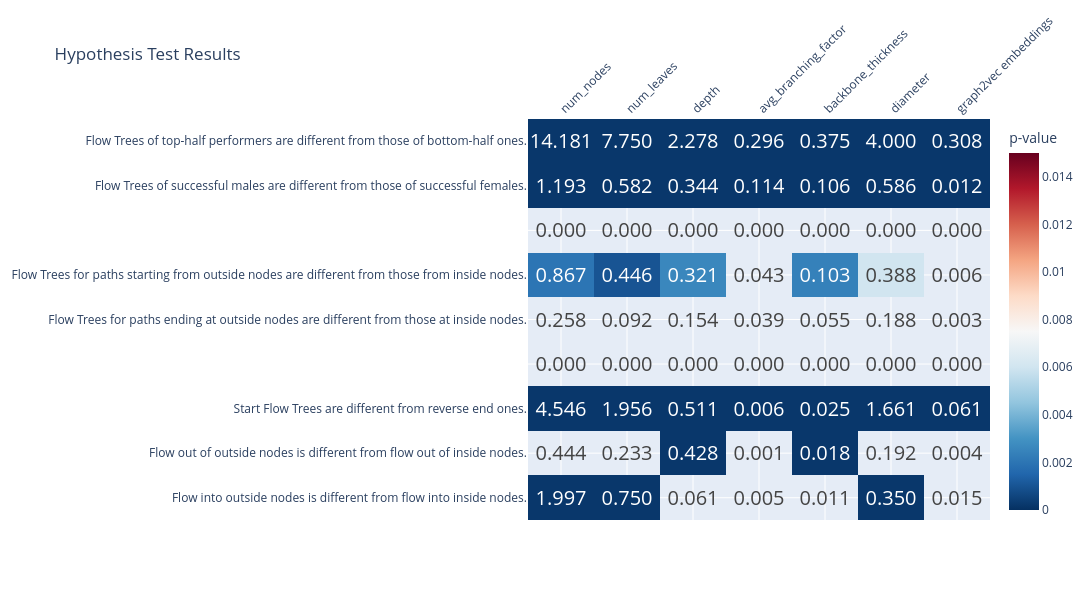

Notebook source saved alongside this figure:
### Code cell
# Create a matrix of test results
hypotheses = []  # Rows
metrics = all_results_df['metric'].unique()

# Create results matrix
results_matrix = np.zeros((len(all_results_df.groupby(["hypothesis"]))+2, len(metrics)))
p_values_matrix = np.full((len(all_results_df.groupby(["hypothesis"]))+2, len(metrics)), np.nan) # Initialize with NaN

# Fill matrices from results_df
# Define desired hypothesis order
desired_order = [
    'Flow Trees of top-half performers are different from those of bottom-half ones.',
       'Flow Trees of successful males are different from those of successful females.',
       ' ',
       'Flow Trees for paths starting from outside nodes are different from those from inside nodes.',
       'Flow Trees for paths ending at outside nodes are different from those at inside nodes.',
       '  ',
       'Start Flow Trees are different from reverse end ones.',
       'Flow out of outside nodes is different from flow out of inside nodes.',
       'Flow into outside nodes is different from flow into inside nodes.'      
]


# Process results in desired order
for i, hyp in enumerate(desired_order):
    group = all_results_df[all_results_df['hypothesis'] == hyp]
    # print(hyp, group)
    hypotheses.append(hyp)
    for j, metric in enumerate(metrics):
        print(group)
        row = group[(group['test_type'] == 'permutation') &
                        (group['metric'] == metric)]
        # print(row)
        
        if not row.empty:
            results_matrix[i, j] = row['statistic'].iloc[0]

            pvalue = row['p_value'].iloc[0]
            # print(pvalue)
            # Only store p-value if it's significant (< 0.05)
            if pvalue < (0.05/7):
                p_values_matrix[i, j] = pvalue

print(p_values_matrix)
print(p_values_matrix[::-1])

# Create the heatmap
fig = go.Figure()

# Add p-values heatmap
fig.add_trace(go.Heatmap(
    z=p_values_matrix[::-1], # Reverse the order of rows to match matrix print
    x=metrics,
    y=list(reversed(hypotheses)),
    text=[[f'{val:.3f}' for val in row] for row in results_matrix[::-1]], # Reverse text order
    texttemplate='%{text}',
    textfont={"size": 20},
    colorscale='RdBu_r',
    colorbar=dict(title='p-value'),
    zmin=0,
    zmax=0.015,
    showscale=True # Ensure colorbar is shown
))

# Update layout
fig.update_layout(
    title='Hypothesis Test Results',
    width=1200,  # Reduced from 1200
    height=600,
    xaxis=dict(
        side='top',
        tickangle=-45,
        constrain='domain',  # Constrain x-axis
    ),
    yaxis=dict(
        tickangle=0,
        ticktext=list(reversed(hypotheses)),
        tickvals=list(range(len(hypotheses))),
        tickmode='array',
        tickfont=dict(size=12),
        showgrid=True # Add grid lines to help see alignment
    )
)

# Add hover text with additional statistics
hover_text = []
i = 0
for i, hyp in enumerate(desired_order):
    group = all_results_df[all_results_df['hypothesis'] == hyp]
    hover_row = []
    for j, metric in enumerate(metrics):
        row = group[(group['test_type'] == 'permutation') &
                        (group['metric'] == metric)]
        if not row.empty:
            hover_row.append(
                f"p-value: {p_values_matrix[i,j]:.3f}<br>" +
                f"Test statistic: {row['statistic'].iloc[0]:.4f}<br>" +
                f"Group 1 mean: {row['group1_mean'].iloc[0]:.3f}<br>" +
                f"Group 1 variance: {row['group1_var'].iloc[0]:.3f}<br>" +
                f"Group 2 mean: {row['group2_mean'].iloc[0]:.3f}<br>" +
                f"Group 2 variance: {row['group2_var'].iloc[0]:.3f}<br>" + 
                f"Group 1 n: {row['group1_n'].iloc[0]}<br>" + 
                f"Group 2 n: {row['group2_n'].iloc[0]}"
            )
        else:
            hover_row.append("No data")
    hover_text.insert(0, hover_row)
    i += 1

print(hover_text)

fig.data[0].hovertext = hover_text
fig.data[0].hoverinfo = 'text'

fig.show()


# ADD INNER V OUTER
# FLOWING IN V FLOWING OUT

### Figure 1 — Plotly figure (JSON) as saved in the notebook; plotly's stock layout.template omitted (floating-point values rounded to 4 significant figures)
{"data": [{"colorbar": {"title": {"text": "p-value"}}, "colorscale": [[0, "rgb(5,48,97)"], [0.1, "rgb(33,102,172)"], [0.2, "rgb(67,147,195)"], [0.3, "rgb(146,197,222)"], [0.4, "rgb(209,229,240)"], [0.5, "rgb(247,247,247)"], [0.6, "rgb(253,219,199)"], [0.7, "rgb(244,165,130)"], [0.8, "rgb(214,96,77)"], [0.9, "rgb(178,24,43)"], [1, "rgb(103,0,31)"]], "hoverinfo": "text", "hovertext": [["p-value: 0.000<br>Test statistic: 1.9972<br>Group 1 mean: 20.269<br>Group 1 variance: 9.575<br>Group 2 mean: 22.267<br>Group 2 variance: 11.784<br>Group 1 n: 360<br>Group 2 n: 180", "p-value: 0.000<br>Test statistic: 0.7500<br>Group 1 mean: 11.972<br>Group 1 variance: 3.033<br>Group 2 mean: 12.722<br>Group 2 variance: 3.423<br>Group 1 n: 360<br>Group 2 n: 180", "p-value: nan<br>Test statistic: 0.0611<br>Group 1 mean: 4.722<br>Group 1 variance: 0.695<br>Group 2 mean: 4.661<br>Group 2 variance: 0.413<br>Group 1 n: 360<br>Group 2 n: 180", "p-value: nan<br>Test statistic: 0.0046<br>Group 1 mean: 1.914<br>Group 1 variance: 0.001<br>Group 2 mean: 1.910<br>Group 2 variance: 0.000<br>Group 1 n: 360<br>Group 2 n: 180", "p-value: nan<br>Test statistic: 0.0112<br>Group 1 mean: 0.228<br>Group 1 variance: 0.002<br>Group 2 mean: 0.240<br>Group 2 variance: 0.002<br>Group 1 n: 360<br>Group 2 n: 180", "p-value: 0.000<br>Test statistic: 0.3500<br>Group 1 mean: 7.039<br>Group 1 variance: 0.976<br>Group 2 mean: 7.389<br>Group 2 variance: 0.760<br>Group 1 n: 360<br>Group 2 n: 180", "p-value: nan<br>Test statistic: 0.0145<br>Group 1 mean: 0.009<br>Group 1 variance: 0.008<br>Group 2 mean: 0.009<br>Group 2 variance: 0.008<br>Group 1 n: 360<br>Group 2 n: 180"], ["p-value: nan<br>Test statistic: 0.4444<br>Group 1 mean: 25.333<br>Group 1 variance: 18.083<br>Group 2 mean: 25.778<br>Group 2 variance: 31.617<br>Group 1 n: 360<br>Group 2 n: 180", "p-value: nan<br>Test statistic: 0.2333<br>Group 1 mean: 14.100<br>Group 1 variance: 6.173<br>Group 2 mean: 14.333<br>Group 2 variance: 9.822<br>Group 1 n: 360<br>Group 2 n: 180", "p-value: 0.000<br>Test statistic: 0.4278<br>Group 1 mean: 5.356<br>Group 1 variance: 0.635<br>Group 2 mean: 4.928<br>Group 2 variance: 0.534<br>Group 1 n: 360<br>Group 2 n: 180", "p-value: nan<br>Test statistic: 0.0013<br>Group 1 mean: 1.919<br>Group 1 variance: 0.000<br>Group 2 mean: 1.918<br>Group 2 variance: 0.000<br>Group 1 n: 360<br>Group 2 n: 180", "p-value: 0.000<br>Test statistic: 0.0183<br>Group 1 mean: 0.200<br>Group 1 variance: 0.001<br>Group 2 mean: 0.219<br>Group 2 variance: 0.002<br>Group 1 n: 360<br>Group 2 n: 180", "p-value: nan<br>Test statistic: 0.1917<br>Group 1 mean: 8.753<br>Group 1 variance: 1.292<br>Group 2 mean: 8.944<br>Group 2 variance: 1.308<br>Group 1 n: 360<br>Group 2 n: 180", "p-value: nan<br>Test statistic: 0.0044<br>Group 1 mean: 0.008<br>Group 1 variance: 0.008<br>Group 2 mean: 0.008<br>Group 2 variance: 0.008<br>Group 1 n: 360<br>Group 2 n: 180"], ["p-value: 0.000<br>Test statistic: 4.5463<br>Group 1 mean: 25.481<br>Group 1 variance: 22.639<br>Group 2 mean: 20.935<br>Group 2 variance: 11.198<br>Group 1 n: 540<br>Group 2 n: 540", "p-value: 0.000<br>Test statistic: 1.9556<br>Group 1 mean: 14.178<br>Group 1 variance: 7.402<br>Group 2 mean: 12.222<br>Group 2 variance: 3.288<br>Group 1 n: 540<br>Group 2 n: 540", "p-value: 0.000<br>Test statistic: 0.5111<br>Group 1 mean: 5.213<br>Group 1 variance: 0.642<br>Group 2 mean: 4.702<br>Group 2 variance: 0.602<br>Group 1 n: 540<br>Group 2 n: 540", "p-value: 0.000<br>Test statistic: 0.0061<br>Group 1 mean: 1.919<br>Group 1 variance: 0.000<br>Group 2 mean: 1.913<br>Group 2 variance: 0.001<br>Group 1 n: 540<br>Group 2 n: 540", "p-value: 0.000<br>Test statistic: 0.0255<br>Group 1 mean: 0.207<br>Group 1 variance: 0.002<br>Group 2 mean: 0.232<br>Group 2 variance: 0.002<br>Group 1 n: 540<br>Group 2 n: 540", "p-value: 0.000<br>Test statistic: 1.6611<br>Group 1 mean: 8.817<br>Group 1 variance: 1.305<br>Group 2 mean: 7.156<br>Group 2 variance: 0.931<br>Group 1 n: 540<br>Group 2 n: 540", "p-value: 0.000<br>Test statistic: 0.0609<br>Group 1 mean: -0.005<br>Group 1 variance: 0.007<br>Group 2 mean: -0.005<br>Group 2 variance: 0.008<br>Group 1 n: 540<br>Group 2 n: 540"], ["No data", "No data", "No data", "No data", "No data", "No data", "No data"], ["p-value: nan<br>Test statistic: 0.2583<br>Group 1 mean: 5.108<br>Group 1 variance: 5.847<br>Group 2 mean: 5.367<br>Group 2 variance: 5.149<br>Group 1 n: 240<br>Group 2 n: 120", "p-value: nan<br>Test statistic: 0.0917<br>Group 1 mean: 3.117<br>Group 1 variance: 1.361<br>Group 2 mean: 3.208<br>Group 2 variance: 1.215<br>Group 1 n: 240<br>Group 2 n: 120", "p-value: nan<br>Test statistic: 0.1542<br>Group 1 mean: 1.854<br>Group 1 variance: 0.741<br>Group 2 mean: 2.008<br>Group 2 variance: 0.725<br>Group 1 n: 240<br>Group 2 n: 120", "p-value: nan<br>Test statistic: 0.0387<br>Group 1 mean: 1.511<br>Group 1 variance: 0.054<br>Group 2 mean: 1.549<br>Group 2 variance: 0.042<br>Group 1 n: 240<br>Group 2 n: 120", "p-value: nan<br>Test statistic: 0.0553<br>Group 1 mean: 0.707<br>Group 1 variance: 0.082<br>Group 2 mean: 0.651<br>Group 2 variance: 0.078<br>Group 1 n: 240<br>Group 2 n: 120", "p-value: nan<br>Test statistic: 0.1875<br>Group 1 mean: 2.938<br>Group 1 variance: 1.417<br>Group 2 mean: 3.125<br>Group 2 variance: 1.259<br>Group 1 n: 240<br>Group 2 n: 120", "p-value: nan<br>Test statistic: 0.0035<br>Group 1 mean: 0.000<br>Group 1 variance: 0.000<br>Group 2 mean: 0.000<br>Group 2 variance: 0.000<br>Group 1 n: 240<br>Group 2 n: 120"], ["p-value: 0.002<br>Test statistic: 0.8667<br>Group 1 mean: 5.483<br>Group 1 variance: 6.441<br>Group 2 mean: 4.617<br>Group 2 variance: 3.503<br>Group 1 n: 240<br>Group 2 n: 120", "p-value: 0.001<br>Test statistic: 0.4458<br>Group 1 mean: 3.296<br>Group 1 variance: 1.492<br>Group 2 mean: 2.850<br>Group 2 variance: 0.828<br>Group 1 n: 240<br>Group 2 n: 120", "p-value: 0.003<br>Test statistic: 0.3208<br>Group 1 mean: 2.013<br>Group 1 variance: 0.837<br>Group 2 mean: 1.692<br>Group 2 variance: 0.480<br>Group 1 n: 240<br>Group 2 n: 120", "p-value: nan<br>Test statistic: 0.0435<br>Group 1 mean: 1.538<br>Group 1 variance: 0.055<br>Group 2 mean: 1.495<br>Group 2 variance: 0.039<br>Group 1 n: 240<br>Group 2 n: 120", "p-value: 0.002<br>Test statistic: 0.1030<br>Group 1 mean: 0.654<br>Group 1 variance: 0.082<br>Group 2 mean: 0.757<br>Group 2 variance: 0.072<br>Group 1 n: 240<br>Group 2 n: 120", "p-value: 0.006<br>Test statistic: 0.3875<br>Group 1 mean: 3.129<br>Group 1 variance: 1.579<br>Group 2 mean: 2.742<br>Group 2 variance: 0.858<br>Group 1 n: 240<br>Group 2 n: 120", "p-value: nan<br>Test statistic: 0.0058<br>Group 1 mean: -0.000<br>Group 1 variance: 0.000<br>Group 2 mean: 0.000<br>Group 2 variance: 0.000<br>Group 1 n: 240<br>Group 2 n: 120"], ["No data", "No data", "No data", "No data", "No data", "No data", "No data"], ["p-value: 0.000<br>Test statistic: 1.1930<br>Group 1 mean: 4.565<br>Group 1 variance: 4.814<br>Group 2 mean: 5.758<br>Group 2 variance: 6.085<br>Group 1 n: 285<br>Group 2 n: 285", "p-value: 0.000<br>Test statistic: 0.5825<br>Group 1 mean: 2.856<br>Group 1 variance: 1.064<br>Group 2 mean: 3.439<br>Group 2 variance: 1.509<br>Group 1 n: 285<br>Group 2 n: 285", "p-value: 0.000<br>Test statistic: 0.3439<br>Group 1 mean: 1.726<br>Group 1 variance: 0.690<br>Group 2 mean: 2.070<br>Group 2 variance: 0.676<br>Group 1 n: 285<br>Group 2 n: 285", "p-value: 0.000<br>Test statistic: 0.1142<br>Group 1 mean: 1.456<br>Group 1 variance: 0.060<br>Group 2 mean: 1.571<br>Group 2 variance: 0.048<br>Group 1 n: 285<br>Group 2 n: 285", "p-value: 0.000<br>Test statistic: 0.1058<br>Group 1 mean: 0.761<br>Group 1 variance: 0.082<br>Group 2 mean: 0.655<br>Group 2 variance: 0.081<br>Group 1 n: 285<br>Group 2 n: 285", "p-value: 0.000<br>Test statistic: 0.5860<br>Group 1 mean: 2.688<br>Group 1 variance: 1.302<br>Group 2 mean: 3.274<br>Group 2 variance: 1.434<br>Group 1 n: 285<br>Group 2 n: 285", "p-value: 0.000<br>Test statistic: 0.0116<br>Group 1 mean: -0.000<br>Group 1 variance: 0.000<br>Group 2 mean: -0.000<br>Group 2 variance: 0.000<br>Group 1 n: 285<br>Group 2 n: 285"], ["p-value: 0.000<br>Test statistic: 14.1806<br>Group 1 mean: 21.944<br>Group 1 variance: 37.594<br>Group 2 mean: 7.764<br>Group 2 variance: 24.319<br>Group 1 n: 144<br>Group 2 n: 144", "p-value: 0.000<br>Test statistic: 7.7500<br>Group 1 mean: 12.312<br>Group 1 variance: 11.340<br>Group 2 mean: 4.562<br>Group 2 variance: 6.663<br>Group 1 n: 144<br>Group 2 n: 144", "p-value: 0.000<br>Test statistic: 2.2778<br>Group 1 mean: 4.736<br>Group 1 variance: 1.111<br>Group 2 mean: 2.458<br>Group 2 variance: 1.637<br>Group 1 n: 144<br>Group 2 n: 144", "p-value: 0.000<br>Test statistic: 0.2956<br>Group 1 mean: 1.900<br>Group 1 variance: 0.002<br>Group 2 mean: 1.605<br>Group 2 variance: 0.072<br>Group 1 n: 144<br>Group 2 n: 144", "p-value: 0.000<br>Test statistic: 0.3746<br>Group 1 mean: 0.247<br>Group 1 variance: 0.010<br>Group 2 mean: 0.622<br>Group 2 variance: 0.096<br>Group 1 n: 144<br>Group 2 n: 144", "p-value: 0.000<br>Test statistic: 4.0000<br>Group 1 mean: 7.938<br>Group 1 variance: 2.559<br>Group 2 mean: 3.938<br>Group 2 variance: 3.795<br>Group 1 n: 144<br>Group 2 n: 144", "p-value: 0.000<br>Test statistic: 0.3082<br>Group 1 mean: 0.011<br>Group 1 variance: 0.006<br>Group 2 mean: 0.005<br>Group 2 variance: 0.002<br>Group 1 n: 144<br>Group 2 n: 144"]], "showscale": true, "text": [["1.997", "0.750", "0.061", "0.005", "0.011", "0.350", "0.015"], ["0.444", "0.233", "0.428", "0.001", "0.018", "0.192", "0.004"], ["4.546", "1.956", "0.511", "0.006", "0.025", "1.661", "0.061"], ["0.000", "0.000", "0.000", "0.000", "0.000", "0.000", "0.000"], ["0.258", "0.092", "0.154", "0.039", "0.055", "0.188", "0.003"], ["0.867", "0.446", "0.321", "0.043", "0.103", "0.388", "0.006"], ["0.000", "0.000", "0.000", "0.000", "0.000", "0.000", "0.000"], ["1.193", "0.582", "0.344", "0.114", "0.106", "0.586", "0.012"], ["14.181", "7.750", "2.278", "0.296", "0.375", "4.000", "0.308"]], "textfont": {"size": 20}, "texttemplate": "%{text}", "type": "heatmap", "x": ["num_nodes", "num_leaves", "depth", "avg_branching_factor", "backbone_thickness", "diameter", "graph2vec embeddings"], "y": ["Flow into outside nodes is different from flow into inside nodes.", "Flow out of outside nodes is different from flow out of inside nodes.", "Start Flow Trees are different from reverse end ones.", "  ", "Flow Trees for paths ending at outside nodes are different from those at inside nodes.", "Flow Trees for paths starting from outside nodes are different from those from inside nodes.", " ", "Flow Trees of successful males are different from those of successful females.", "Flow Trees of top-half performers are different from those of bottom-half ones."], "z": [[0.0002, 0.0002, null, null, null, 0.0002, null], [null, null, 0.0002, null, 0.0002, null, null], [0.0002, 0.0002, 0.0002, 0.0002, 0.0002, 0.0002, 0.0002], [null, null, null, null, null, null, null], [null, null, null, null, null, null, null], [0.002, 0.001, 0.0026, null, 0.0024, 0.006, null], [null, null, null, null, null, null, null], [0.0002, 0.0002, 0.0002, 0.0002, 0.0002, 0.0002, 0.0002], [0.0002, 0.0002, 0.0002, 0.0002, 0.0002, 0.0002, 0.0002]], "zmax": 0.015, "zmin": 0}], "layout": {"height": 600, "title": {"text": "Hypothesis Test Results"}, "width": 1200, "xaxis": {"constrain": "domain", "side": "top", "tickangle": -45}, "yaxis": {"showgrid": true, "tickangle": 0, "tickfont": {"size": 12}, "tickmode": "array", "ticktext": ["Flow into outside nodes is different from flow into inside nodes.", "Flow out of outside nodes is different from flow out of inside nodes.", "Start Flow Trees are different from reverse end ones.", "  ", "Flow Trees for paths ending at outside nodes are different from those at inside nodes.", "Flow Trees for paths starting from outside nodes are different from those from inside nodes.", " ", "Flow Trees of successful males are different from those of successful females.", "Flow Trees of top-half performers are different from those of bottom-half ones."], "tickvals": [0, 1, 2, 3, 4, 5, 6, 7, 8]}}}
